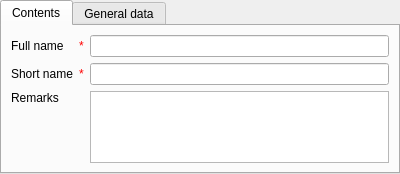
<?xml version="1.0" encoding="UTF-8"?>
<ui version="4.0">
 <class>autoenterpriseCardPage</class>
 <widget class="ma::chrono::CardPage" name="autoenterpriseCardPage">
  <property name="geometry">
   <rect>
    <x>0</x>
    <y>0</y>
    <width>400</width>
    <height>168</height>
   </rect>
  </property>
  <property name="windowTitle">
   <string> - Autoenterprises</string>
  </property>
  <layout class="QVBoxLayout" name="verticalLayout">
   <property name="margin">
    <number>0</number>
   </property>
   <item>
    <widget class="QTabWidget" name="tabWidget">
     <property name="currentIndex">
      <number>0</number>
     </property>
     <widget class="QWidget" name="contentsTab">
      <attribute name="title">
       <string>Contents</string>
      </attribute>
      <layout class="QGridLayout" name="gridLayout">
       <item row="0" column="1">
        <widget class="QLineEdit" name="fullNameEdit"/>
       </item>
       <item row="3" column="1" rowspan="3">
        <widget class="QTextEdit" name="remarksText">
         <property name="tabChangesFocus">
          <bool>true</bool>
         </property>
        </widget>
       </item>
       <item row="3" column="0">
        <widget class="QLabel" name="label_5">
         <property name="sizePolicy">
          <sizepolicy hsizetype="Preferred" vsizetype="Fixed">
           <horstretch>0</horstretch>
           <verstretch>0</verstretch>
          </sizepolicy>
         </property>
         <property name="text">
          <string>Remarks</string>
         </property>
        </widget>
       </item>
       <item row="2" column="1">
        <widget class="QLineEdit" name="shortNameEdit"/>
       </item>
       <item row="0" column="0">
        <layout class="QHBoxLayout" name="horizontalLayout_5">
         <item>
          <widget class="QLabel" name="label_12">
           <property name="text">
            <string>Full name</string>
           </property>
          </widget>
         </item>
         <item>
          <widget class="QLabel" name="fullNameAsterikLabel">
           <property name="sizePolicy">
            <sizepolicy hsizetype="Maximum" vsizetype="Preferred">
             <horstretch>0</horstretch>
             <verstretch>0</verstretch>
            </sizepolicy>
           </property>
           <property name="toolTip">
            <string>required field</string>
           </property>
           <property name="text">
            <string>&lt;!DOCTYPE HTML PUBLIC &quot;-//W3C//DTD HTML 4.0//EN&quot; &quot;http://www.w3.org/TR/REC-html40/strict.dtd&quot;&gt;
&lt;html&gt;
&lt;head&gt;
&lt;meta name=&quot;qrichtext&quot; content=&quot;1&quot;/&gt;
&lt;/head&gt;
&lt;body&gt;
&lt;span style=&quot; color:red;&quot;&gt;*&lt;/span&gt;
&lt;/body&gt;
&lt;/html&gt;</string>
           </property>
          </widget>
         </item>
        </layout>
       </item>
       <item row="2" column="0">
        <layout class="QHBoxLayout" name="horizontalLayout_6">
         <item>
          <widget class="QLabel" name="label_11">
           <property name="text">
            <string>Short name</string>
           </property>
          </widget>
         </item>
         <item>
          <widget class="QLabel" name="shortNameAsterikLabel">
           <property name="sizePolicy">
            <sizepolicy hsizetype="Maximum" vsizetype="Preferred">
             <horstretch>0</horstretch>
             <verstretch>0</verstretch>
            </sizepolicy>
           </property>
           <property name="toolTip">
            <string>required field</string>
           </property>
           <property name="text">
            <string>&lt;!DOCTYPE HTML PUBLIC &quot;-//W3C//DTD HTML 4.0//EN&quot; &quot;http://www.w3.org/TR/REC-html40/strict.dtd&quot;&gt;
&lt;html&gt;
&lt;head&gt;
&lt;meta name=&quot;qrichtext&quot; content=&quot;1&quot;/&gt;
&lt;/head&gt;
&lt;body&gt;
&lt;span style=&quot; color:red;&quot;&gt;*&lt;/span&gt;
&lt;/body&gt;
&lt;/html&gt;</string>
           </property>
          </widget>
         </item>
        </layout>
       </item>
      </layout>
     </widget>
     <widget class="QWidget" name="generalTab">
      <attribute name="title">
       <string>General data</string>
      </attribute>
      <layout class="QGridLayout" name="gridLayout_2">
       <item row="0" column="0" colspan="2">
        <widget class="QLabel" name="label_9">
         <property name="text">
          <string>User, creator</string>
         </property>
        </widget>
       </item>
       <item row="0" column="2">
        <layout class="QHBoxLayout" name="horizontalLayout">
         <item>
          <widget class="QLineEdit" name="createUserEdit">
           <property name="readOnly">
            <bool>true</bool>
           </property>
          </widget>
         </item>
         <item>
          <widget class="QToolButton" name="createUserBtn">
           <property name="sizePolicy">
            <sizepolicy hsizetype="Fixed" vsizetype="Preferred">
             <horstretch>0</horstretch>
             <verstretch>0</verstretch>
            </sizepolicy>
           </property>
           <property name="text">
            <string>...</string>
           </property>
          </widget>
         </item>
        </layout>
       </item>
       <item row="1" column="0" colspan="2">
        <widget class="QLabel" name="label_8">
         <property name="text">
          <string>Time, created</string>
         </property>
        </widget>
       </item>
       <item row="1" column="2">
        <layout class="QHBoxLayout" name="horizontalLayout_2">
         <item>
          <widget class="QLineEdit" name="createTimeEdit">
           <property name="readOnly">
            <bool>true</bool>
           </property>
          </widget>
         </item>
        </layout>
       </item>
       <item row="2" column="0">
        <widget class="QLabel" name="label_7">
         <property name="text">
          <string>User, last update</string>
         </property>
        </widget>
       </item>
       <item row="2" column="2">
        <layout class="QHBoxLayout" name="horizontalLayout_3">
         <item>
          <widget class="QLineEdit" name="updateUserEdit">
           <property name="readOnly">
            <bool>true</bool>
           </property>
          </widget>
         </item>
         <item>
          <widget class="QToolButton" name="updateUserBtn">
           <property name="sizePolicy">
            <sizepolicy hsizetype="Fixed" vsizetype="Preferred">
             <horstretch>0</horstretch>
             <verstretch>0</verstretch>
            </sizepolicy>
           </property>
           <property name="text">
            <string>...</string>
           </property>
          </widget>
         </item>
        </layout>
       </item>
       <item row="3" column="0" colspan="2">
        <widget class="QLabel" name="label_10">
         <property name="text">
          <string>Time, last update</string>
         </property>
        </widget>
       </item>
       <item row="3" column="2">
        <layout class="QHBoxLayout" name="horizontalLayout_4">
         <item>
          <widget class="QLineEdit" name="updateTimeEdit">
           <property name="readOnly">
            <bool>true</bool>
           </property>
          </widget>
         </item>
        </layout>
       </item>
       <item row="4" column="0" colspan="3">
        <spacer name="verticalSpacer_2">
         <property name="orientation">
          <enum>Qt::Vertical</enum>
         </property>
         <property name="sizeHint" stdset="0">
          <size>
           <width>358</width>
           <height>42</height>
          </size>
         </property>
        </spacer>
       </item>
      </layout>
     </widget>
    </widget>
   </item>
  </layout>
 </widget>
 <customwidgets>
  <customwidget>
   <class>ma::chrono::CardPage</class>
   <extends>QWidget</extends>
   <header location="global">ma/chrono/cardpage.h</header>
   <container>1</container>
  </customwidget>
 </customwidgets>
 <tabstops>
  <tabstop>tabWidget</tabstop>
  <tabstop>fullNameEdit</tabstop>
  <tabstop>shortNameEdit</tabstop>
  <tabstop>remarksText</tabstop>
  <tabstop>createUserEdit</tabstop>
  <tabstop>createUserBtn</tabstop>
  <tabstop>createTimeEdit</tabstop>
  <tabstop>updateUserEdit</tabstop>
  <tabstop>updateUserBtn</tabstop>
  <tabstop>updateTimeEdit</tabstop>
 </tabstops>
 <resources/>
 <connections/>
</ui>
